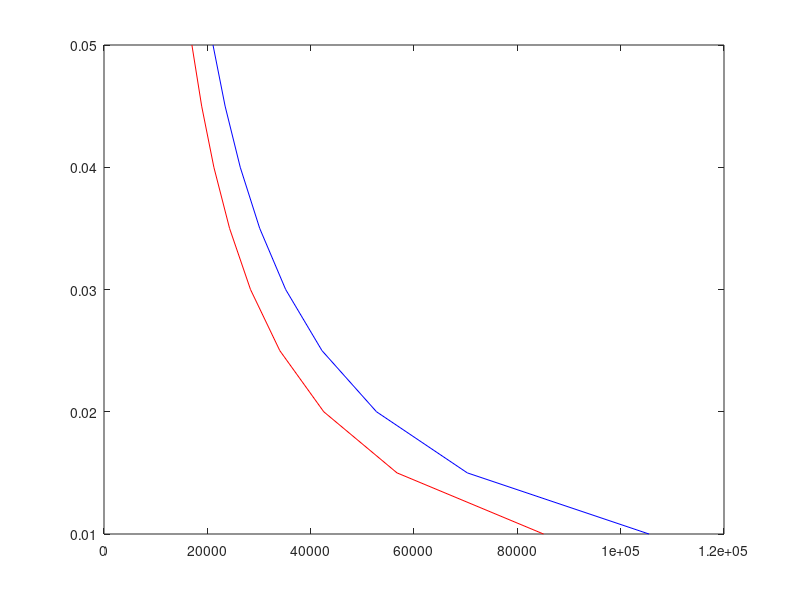

Reproduce this figure in MATLAB. (Note: this script raises an error after producing the figure.)
clc; clear; close all;
g = 9.81;

%% data
m = 300;                 % 直量kg
ax = 1.6;          % 最大加速度m/s^2
ay = 1.6;             
h = 0.28;                % 重心高m
L = 1.55;                % 軸距m
t = 1.25;               %輪距

%% 計算
% ===== sweep allowable deformation =====
s = 0.01: 0.005: 0.05; % 容許壓縮

Fx = m * ax * g * h/(L/2);
Fy = m * ay * g * h/(t/2);
% ===== pitch stiffness =====
K_pitch = Fx./s/2;
K_roll = Fy./s/2;
% ===== plot =====
figure;
plot(K_pitch, s, '-r');   % 畫 pitch 曲線
hold on;
plot(K_roll, s, '-b');    % 畫 roll 曲線
yline(0.025, '--w');% 賽規限制
grid on;

legend("pitch", "roll");  % 加上圖例


xlabel('K');
ylabel('懸吊壓縮');
title('Pitch Stiffness Requirement vs Allowable Deformation');
